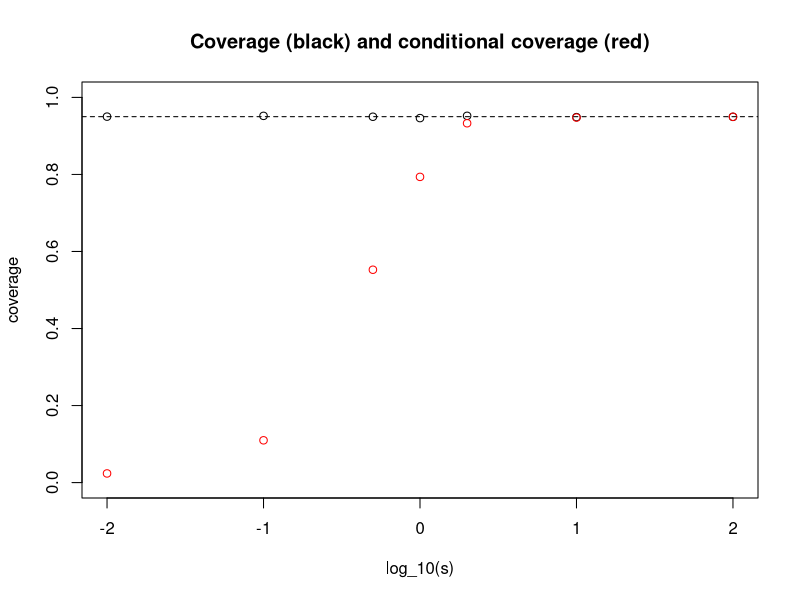

This figure's R source:
## ---- chunk 1
s = c(0.01,0.1,0.5,1,2,10,100)
nsim = 10000
coverage = rep(0,length(s))
cond_coverage = rep(0,length(s))
for(i in 1:length(s)){
  theta = rnorm(nsim, 0, s[i])
  X = rnorm(nsim, theta, 1)
  A = X-1.96
  B = X+1.96
  coverage[i] = mean(theta>A & theta< B)
  subset = (A>0 | B<0)
  cond_coverage[i] = mean(theta[subset]>A[subset] & theta[subset]<B[subset])
}
plot(log10(s),coverage,main="Coverage (black) and conditional coverage (red)", ylim=c(0,1), xlab="log_10(s)")
points(log10(s),cond_coverage,col="red")
abline(h=0.95,lty=2)
